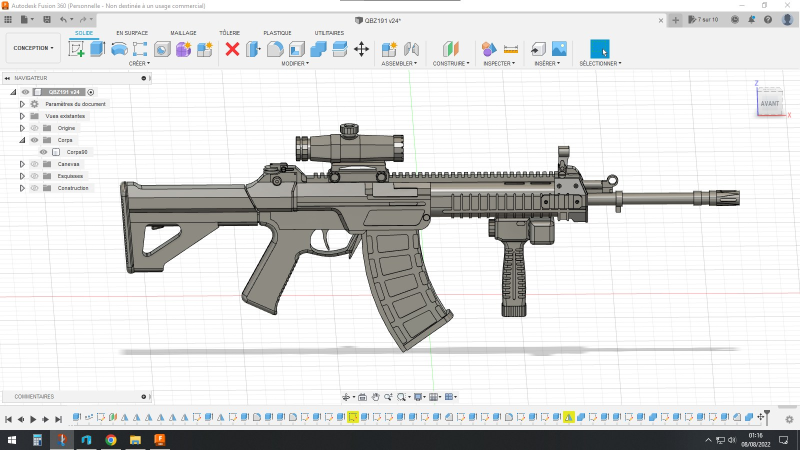
#> input picture tools/pla-specs/hud-photo-vectors/references/qbz191-optic.jpg, 1600 x 900 px (shown at 1/2 size)
$ python -i recolour_j10a.py   (imports and definitions only)
#> lines starting #> are read from the running program, lines starting #| are printed output that depends on the picture; after the words box and inside, x2 and y2 are one past the last pixel; in counts of white or black regions, pixels touching at a corner belong together
#> further down, picture is the input picture: PIL image 1600x900 RGB; mean R, G, B 220, 220.3, 219.7
"""J-10A livery: repaint the J-10C blue-grey panels as neutral light grey on a separate texture.

Builds 31-36 tinted J-10A with a material colorScale (2.0, 1.5, 1.3) on the shared J-10C
texture. That multiplies red most, so the paint turned salmon/tan, and it also warmed parts
that were already neutral. Here only blue-grey pixels change, on J-10A's own copy of tex1;
J-10C files are not touched. The .fam references are renamed in place (same length).
"""
import argparse,io,json,zipfile
from pathlib import Path
from PIL import Image,ImageChops
ROOT=Path(__file__).resolve().parents[2];OUT=ROOT/'mod/source/UserData/FAModels'
PAIRS=[('m_j10c_cg','m_j10a_grey','m_j10c_cg_tex1','m_j10a_gr_tex1'),('m_j10c_lo2','m_j10a_grey_lo','m_j10c_lo2_tex1','m_j10a_lo2_tex1')]
LIFT,OFFSET,CAP=1.12,8,225

def repaint(im):
    im=im.convert('RGBA');rgb=im.convert('RGB');h,s,_=rgb.convert('HSV').split()
#> after `h, s, _ = rgb.convert('HSV').split()`:
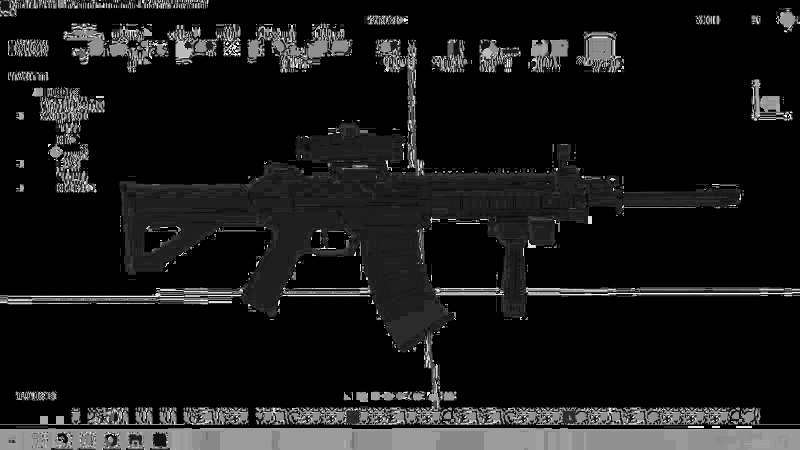
#> h: PIL image 1600x900 L (shown at 1/2 size); min 0, max 254, mean 24.5
#> after `h, s, _ = rgb.convert('HSV').split()`:
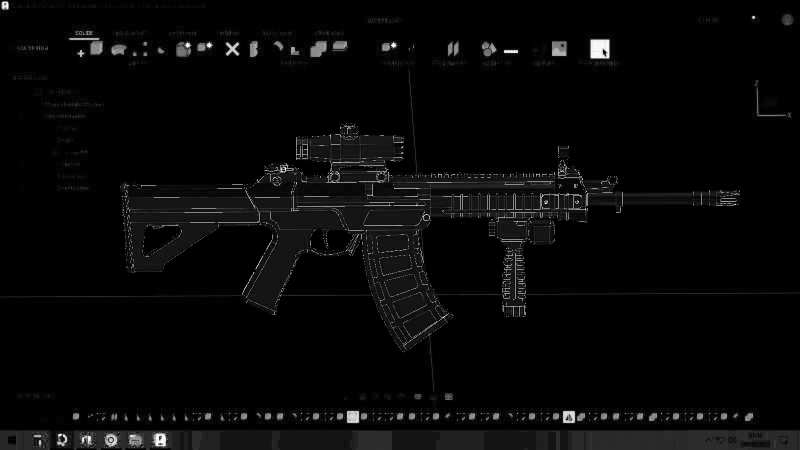
#> s: PIL image 1600x900 L (shown at 1/2 size); min 0, max 255, mean 7.8
    # Blue-grey paint: hue about 190-255 degrees, low but non-zero saturation.
    hue=h.point(lambda x:255 if 132<=x<=180 else 0)
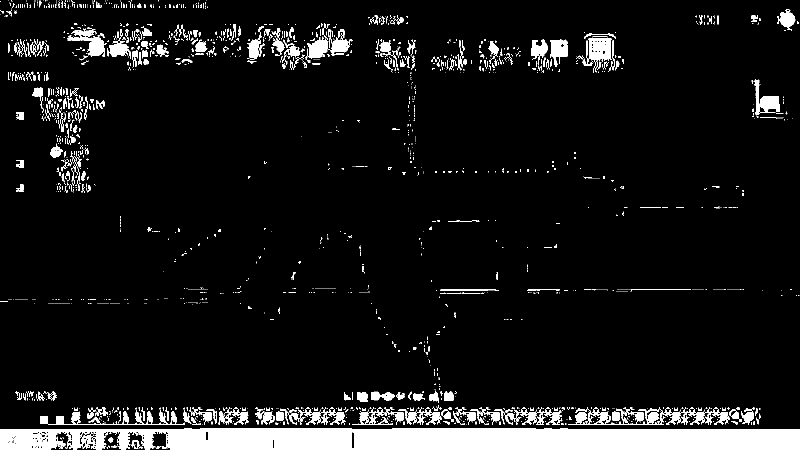
#> hue: PIL image 1600x900 L (shown at 1/2 size); 8.4% white; 2110 white regions (1695 under 20 px), largest, box (x1, y1, x2, y2) and area: (0, 856, 1600, 900) 63381, (80, 820, 370, 850) 2289, (1136, 815, 1331, 850) 2101
    sat=s.point(lambda x:0 if x<10 else 255 if 25<=x<=110 else (x-10)*17 if x<25 else max(0,255-(x-110)*8))
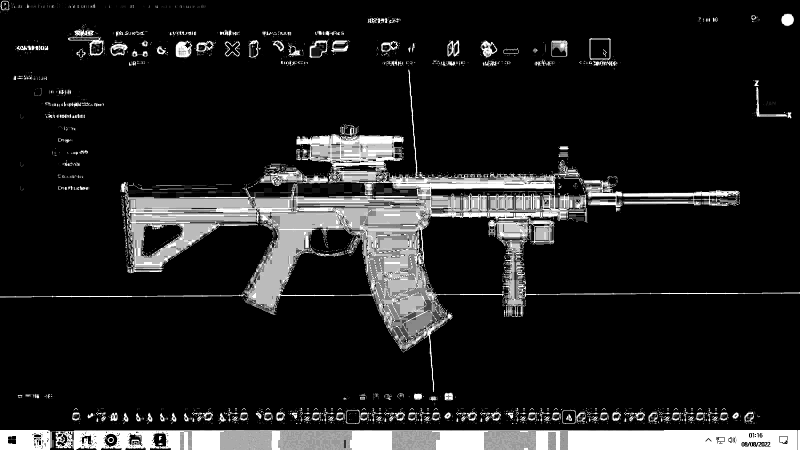
#> sat: PIL image 1600x900 L (shown at 1/2 size); min 0, max 255, mean 30.9
    mask=ImageChops.multiply(hue,sat)
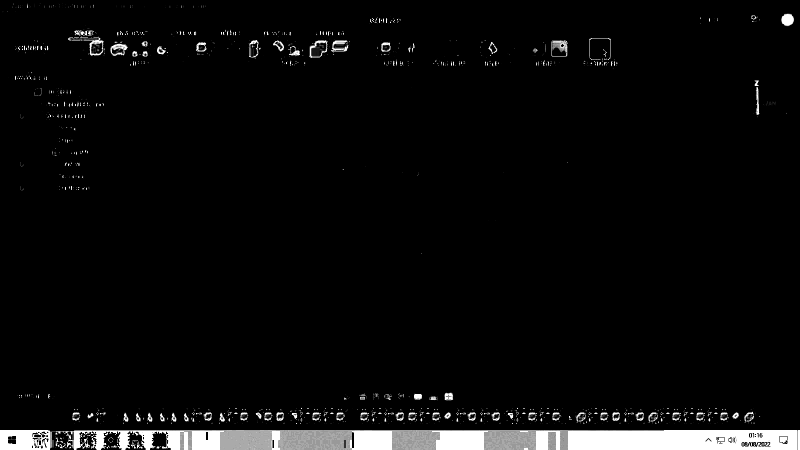
#> mask: PIL image 1600x900 L (shown at 1/2 size); min 0, max 255, mean 11.1
    grey=rgb.convert('L').point(lambda x:min(CAP,int(x*LIFT+OFFSET))).convert('RGB')
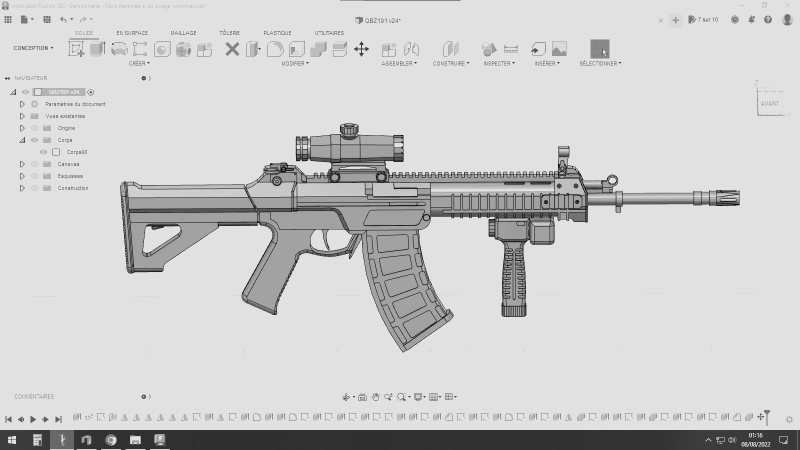
#> grey: PIL image 1600x900 RGB (shown at 1/2 size); min 8, max 225, mean 205.6
    out=Image.composite(grey,rgb,mask).convert('RGBA');out.putalpha(im.getchannel('A'))
    return out,mask

# [1 line not run here, left out]
# [1 line that did not run here, left out]
# [19 lines not run here, left out]

>>> from PIL import Image
>>> picture = Image.open('hud-photo-vectors/references/qbz191-optic.jpg')
>>> result = repaint(picture)

$ run again, on tools/pla-specs/hud-photo-vectors/references/qcw05.png
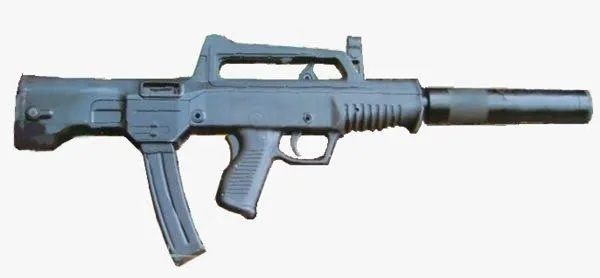
#> input picture tools/pla-specs/hud-photo-vectors/references/qcw05.png, 600 x 278 px
#> picture is the input picture: PIL image 600x278 RGB; mean R, G, B 208.7, 212.7, 215.9
#> in repaint, `hue=h.point(lambda x:255 if 132<=x<=180 else 0)`:
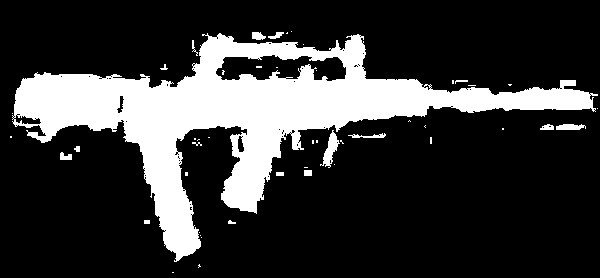
#> hue: PIL image 600x278 L; 21.8% white; 48 white regions (31 under 20 px), largest, box (x1, y1, x2, y2) and area: (12, 33, 598, 262) 35085, (320, 130, 340, 168) 299, (556, 124, 586, 130) 145
#> in repaint, `out = Image.composite(grey, rgb, mask).convert('RGBA')`:
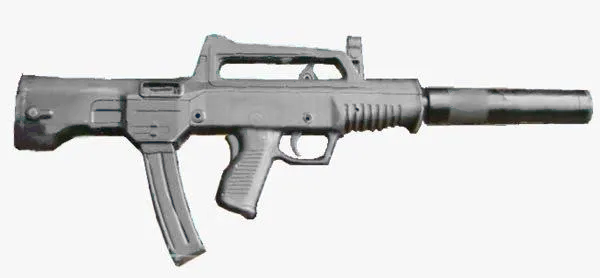
#> out: PIL image 600x278 RGBA; mean R, G, B, A 216.2, 216.4, 216.1, 255

$ run again, on tools/pla-specs/hud-photo-vectors/references/qlg10a-reference.png
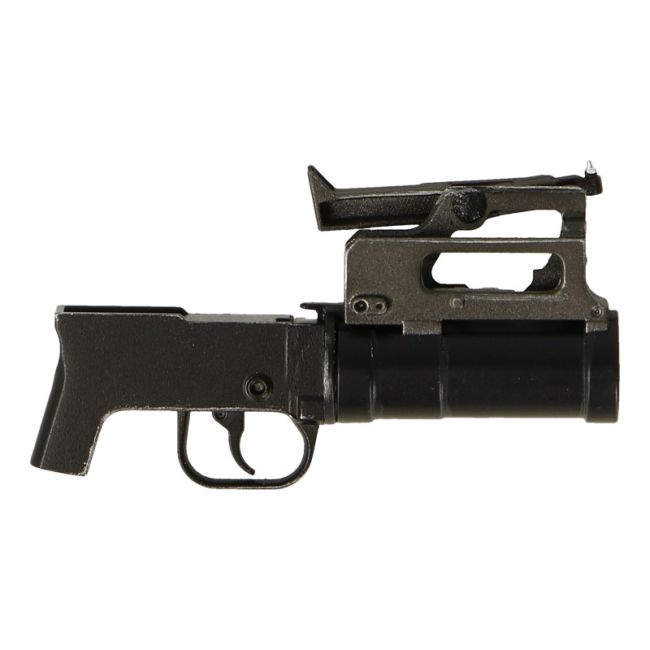
#> input picture tools/pla-specs/hud-photo-vectors/references/qlg10a-reference.png, 650 x 650 px
#> picture is the input picture: PIL image 650x650 RGB; mean R, G, B 209.2, 208.5, 207.2
#> in repaint, `hue=h.point(lambda x:255 if 132<=x<=180 else 0)`:
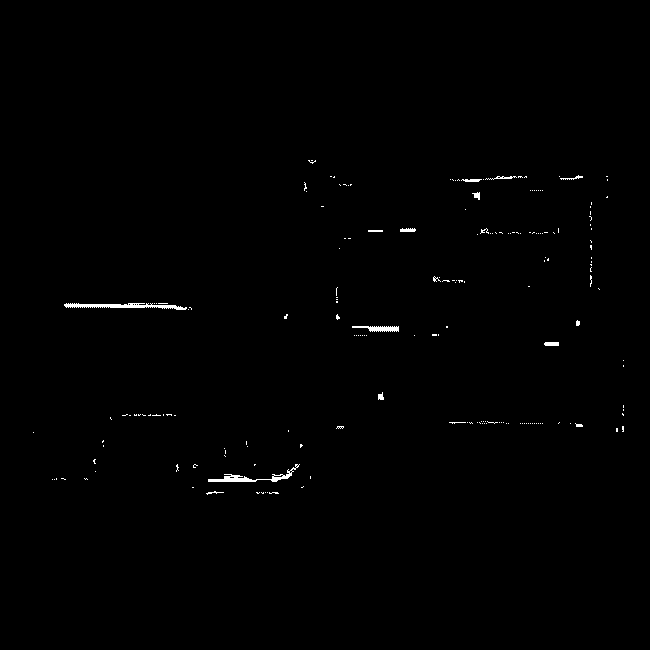
#> hue: PIL image 650x650 L; 0.48% white; 193 white regions (177 under 20 px), largest, box (x1, y1, x2, y2) and area: (64, 303, 187, 310) 443, (208, 464, 300, 482) 360, (352, 326, 399, 332) 185
#> in repaint, `grey=rgb.convert('L').point(lambda x:min(CAP,int(x*LIFT+OFFSET))).conv..`:
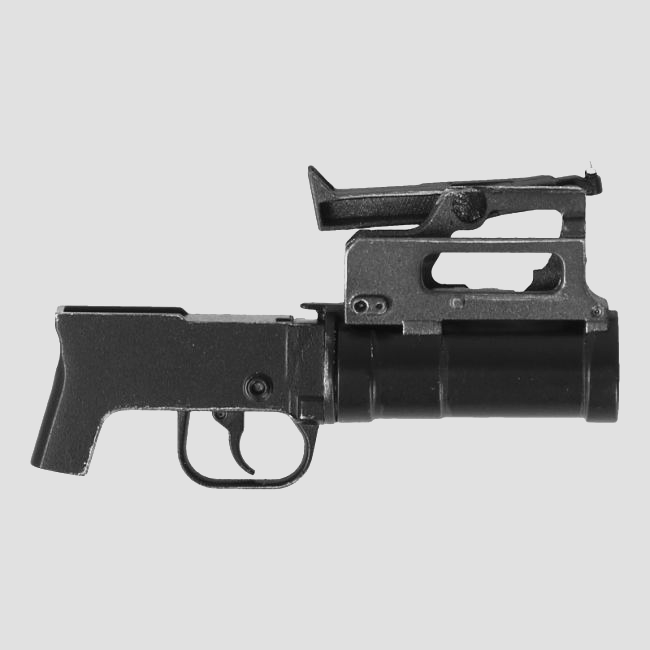
#> grey: PIL image 650x650 RGB; min 8, max 225, mean 188.6
